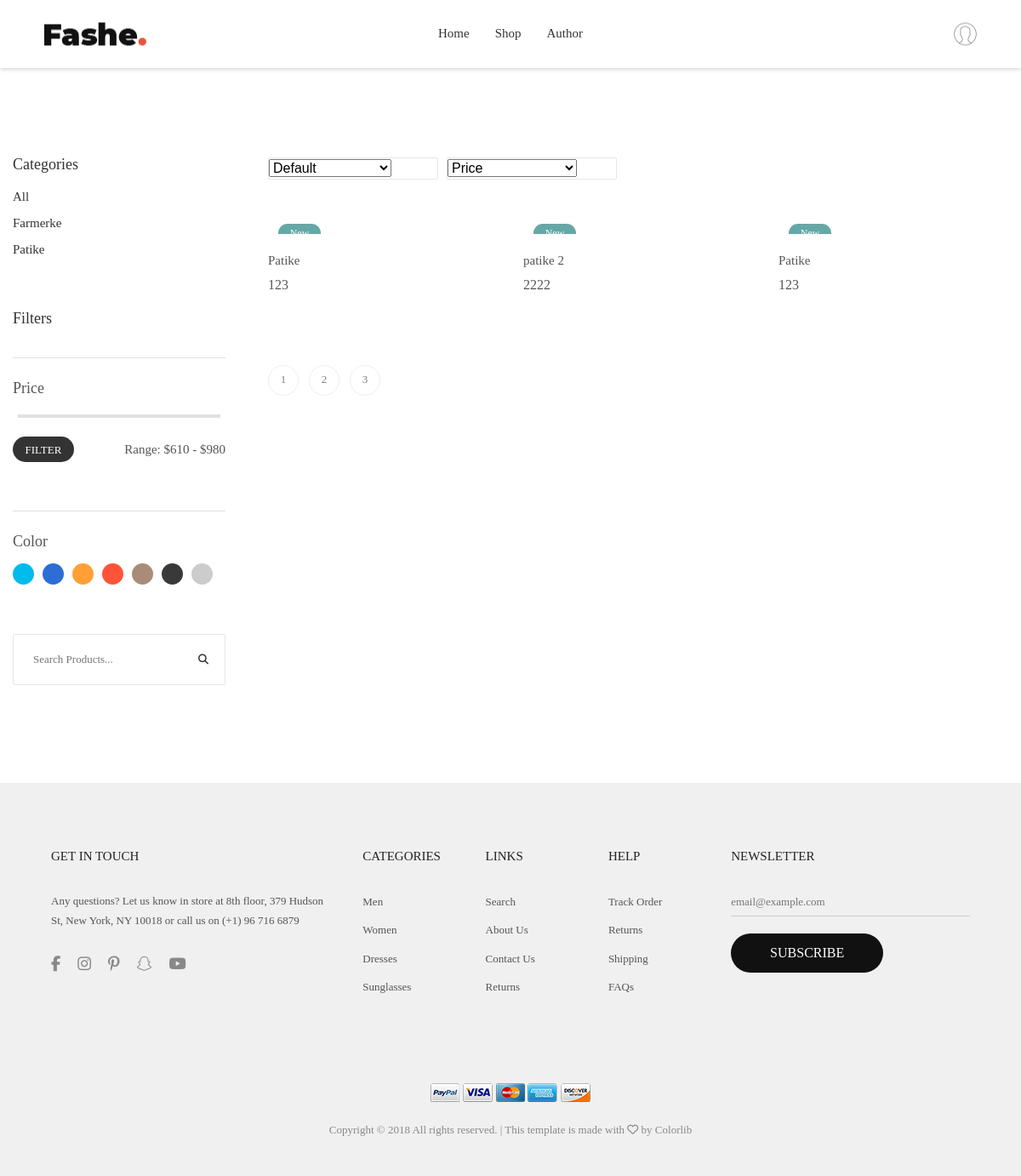
The app's page /index.php?page=shop, older data.
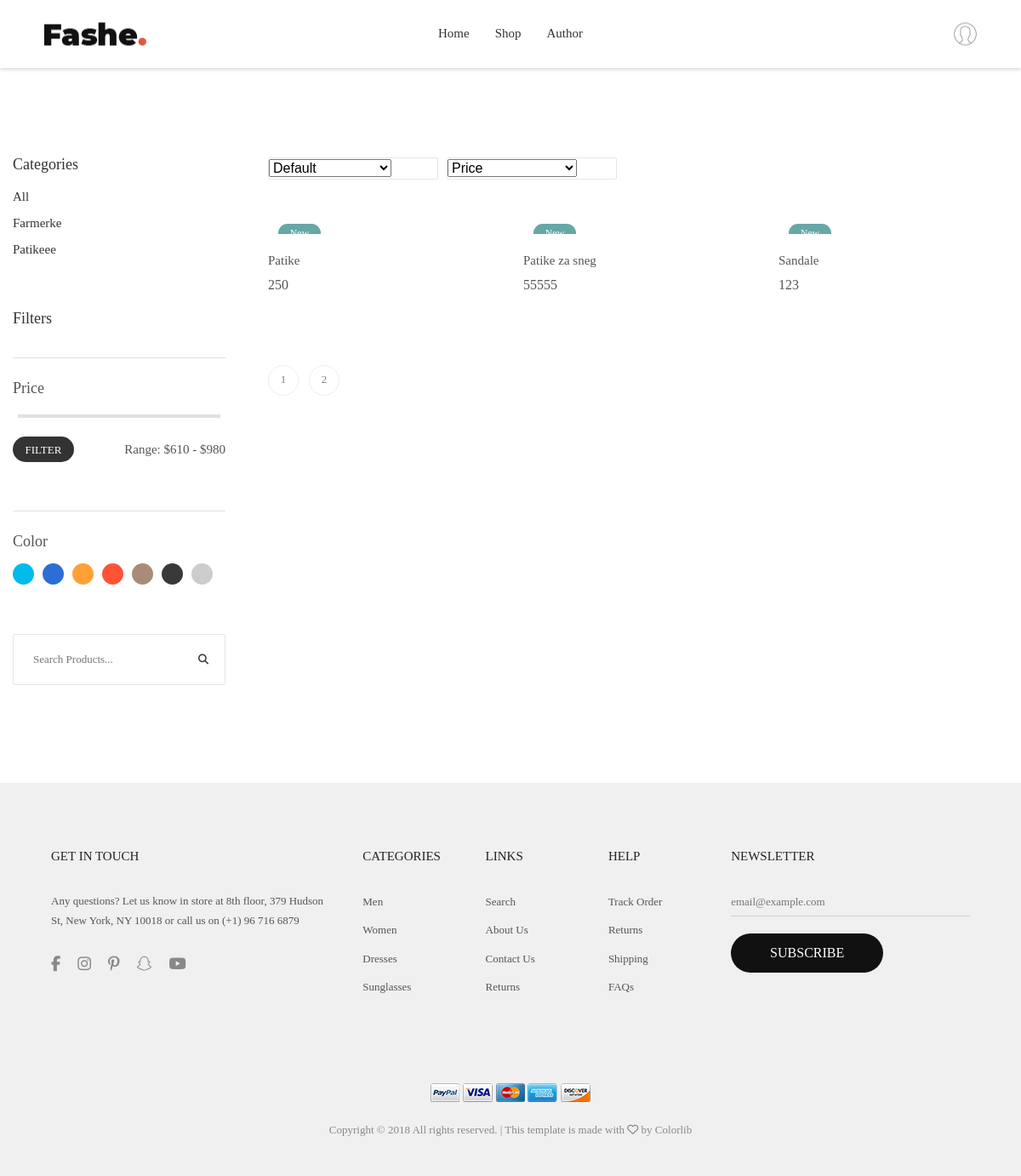
The same page, newer data.
### tables this page shows
CREATE TABLE `menu` (
  `id` int(11) NOT NULL,
  `name` text NOT NULL,
  `href` varchar(255) NOT NULL
);

CREATE TABLE `categories` (
  `id` int(11) NOT NULL,
  `category_name` text NOT NULL
);

CREATE TABLE `pictures` (
  `id` int(11) NOT NULL,
  `src` varchar(255) NOT NULL,
  `alt` varchar(255) NOT NULL,
  `product_id` int(11) NOT NULL
);

CREATE TABLE `products` (
  `id` int(11) NOT NULL,
  `product_name` text NOT NULL,
  `price` double NOT NULL,
  `description` text NOT NULL,
  `category_id` int(11) NOT NULL,
  `date` date NOT NULL
);

### config/connection.php (called while the page is built, shortened)
<?php
try {
    $conn = new PDO("mysql:host=".SERVER.";dbname=".DATABASE.";charset=utf8", USERNAME, PASSWORD);
    $conn->setAttribute(PDO::ATTR_DEFAULT_FETCH_MODE, PDO::FETCH_OBJ);
    $conn->setAttribute(PDO::ATTR_ERRMODE, PDO::ERRMODE_EXCEPTION);
}
catch(PDOPDOException $ex){
    echo $ex->getMessage();
}
function executeQuery($query){
    global $conn;
    return $conn->query($query)->fetchAll();
}

### models/menu/menu_functions.php (called while the page is built)
<?php
    function getMenu()
    {
        try{
        return executeQuery("SELECT * FROM menu");
        }
        catch(PDOException $e){
            handle($e->getMessage());
        }
    }
?>

### models/categories/category_functions.php (called while the page is built)
<?php
    function allCategories(){
        try{
        return executeQuery("SELECT * FROM categories");
        }
        catch(PDOException $e){
            handle($e->getMessage());
        }
    }
?>

### models/products/product_functions.php (called while the page is built, shortened)
<?php
    function getProductsWithPicture($limit=0)
    {
        try{
        global $conn;
        $select = $conn->prepare("SELECT * FROM products p INNER JOIN pictures i ON p.id=i.product_id LIMIT :limit, :offset");
        $limit = ((int) $limit)* PRODUCT_ONPAGE;
        $select->bindParam(":limit",$limit,PDO::PARAM_INT);
        $number = PRODUCT_ONPAGE;
        $select->bindParam(":offset",$number,PDO::PARAM_INT);
        $select->execute();
        $products = $select->fetchAll();
        return $products;
        }
        catch(PDOException $e){
            handle($e->getMessage());
        }
    }
?>

### pages/views/products.php (the view, shortened to what the rows shown need)
<section class="bgwhite p-t-55 p-b-65">
		<div class="container">
			<div class="row">
				<div class="col-sm-6 col-md-4 col-lg-3 p-b-50">
					<div class="leftbar p-r-20 p-r-0-sm">
						<ul class="p-b-54" id="kategorije">
						<?php
							require_once "models/categories/category_functions.php";
							$categories = allCategories();
							foreach($categories as $category):
						?>
							<li class="p-t-4 category" data-id="<?=$category->id?>">
								<a href="#" class="s-text13 active1" >
									<?=$category->category_name ?>
								</a>
							</li>
							<?php
							endforeach;
							?>
						</ul>
					</div>
				</div>
				<div class="col-sm-6 col-md-8 col-lg-9 p-b-50">
					<div class="row" id="products">
					<?php
						include "models/products/product_functions.php";
						$limit =  isset($_GET['limit'])? $_GET['limit'] : 0;
                 		$products = getProductsWithPicture($limit);
						foreach($products as $product):
					?>
						<div class="col-sm-12 col-md-6 col-lg-4 p-b-50">
							<div class="block2">
								<div class="block2-img wrap-pic-w of-hidden pos-relative block2-labelnew">
								</div>
								<div class="block2-txt p-t-20">
									<a href="index.php?page=product&id=<?=$product->product_id?>" class="block2-name dis-block s-text3 p-b-5">
										<?= $product->product_name ?>
									</a>
									<span class="block2-price m-text6 p-r-5">
										<?=$product->price?>
									</span>
								</div>
							</div>
						</div>
						<?php endforeach; ?>
					</div>
				</div>
			</div>
		</div>
	</section>

### pages/components/header.php (shortened to what the rows shown need)
<header class="header1">
		<div class="container-menu-header">
			<div class="wrap_header">
				<div class="wrap_menu">
					<nav class="menu">
						<ul class="main_menu">
						<?php
							require_once "models/menu/menu_functions.php";
							$menu = getMenu();
							foreach($menu as $m):
						?>
							<li>
								<a href="<?=$m->href ?>"><?=$m->name ?></a>
							</li>
							<?php endforeach; ?>
						</ul>
					</nav>
				</div>
			</div>
		</div>
	</header>

Row changes from the older to the newer data that the page shows:
removed pictures: product.product_name "Patike", product.price "123"
removed pictures: product.product_name "patike 2", product.price "2222"
removed pictures: product.product_name "Patike", product.price "123"
changed categories: category_name "Patike" → "Patikeee"
added pictures: product.product_name "Patike", product.price "250"
added pictures: product.product_name "Patike za sneg", product.price "55555"
added pictures: product.product_name "Sandale", product.price "123"
Text that changed along with them:
list line gone: "3"
